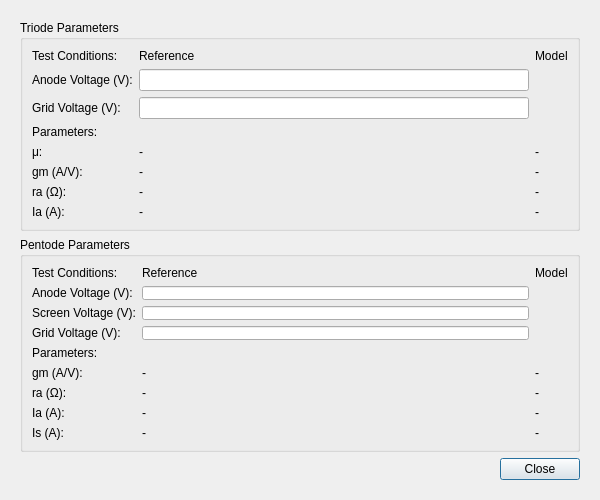
<?xml version="1.0" encoding="UTF-8"?>
<ui version="4.0">
 <class>CompareDialog</class>
 <widget class="QDialog" name="CompareDialog">
  <property name="geometry">
   <rect>
    <x>0</x>
    <y>0</y>
    <width>600</width>
    <height>500</height>
   </rect>
  </property>
  <property name="windowTitle">
   <string>Compare Model</string>
  </property>
  <widget class="QWidget" name="verticalLayoutWidget">
   <property name="geometry">
    <rect>
     <x>20</x>
     <y>20</y>
     <width>560</width>
     <height>460</height>
    </rect>
   </property>
   <layout class="QVBoxLayout" name="verticalLayout">
    <!-- Triode Section -->
    <item>
     <widget class="QGroupBox" name="triodeGroup">
      <property name="title">
       <string>Triode Parameters</string>
      </property>
      <layout class="QGridLayout" name="gridLayout">
       <item row="0" column="0">
        <widget class="QLabel" name="label">
         <property name="text">
          <string>Test Conditions:</string>
         </property>
        </widget>
       </item>
       <item row="1" column="0">
        <widget class="QLabel" name="label_2">
         <property name="text">
          <string>Anode Voltage (V):</string>
         </property>
        </widget>
       </item>
       <item row="1" column="1">
        <widget class="QLineEdit" name="anode"/>
       </item>
       <item row="2" column="0">
        <widget class="QLabel" name="label_3">
         <property name="text">
          <string>Grid Voltage (V):</string>
         </property>
        </widget>
       </item>
       <item row="2" column="1">
        <widget class="QLineEdit" name="grid"/>
       </item>
       <item row="3" column="0">
        <widget class="QLabel" name="label_4">
         <property name="text">
          <string>Parameters:</string>
         </property>
        </widget>
       </item>
       <item row="4" column="0">
        <widget class="QLabel" name="label_5">
         <property name="text">
          <string>μ:</string>
         </property>
        </widget>
       </item>
       <item row="4" column="1">
        <widget class="QLabel" name="refMu">
         <property name="text">
          <string>-</string>
         </property>
        </widget>
       </item>
       <item row="4" column="2">
        <widget class="QLabel" name="modelMu">
         <property name="text">
          <string>-</string>
         </property>
        </widget>
       </item>
       <item row="5" column="0">
        <widget class="QLabel" name="label_8">
         <property name="text">
          <string>gm (A/V):</string>
         </property>
        </widget>
       </item>
       <item row="5" column="1">
        <widget class="QLabel" name="refGm">
         <property name="text">
          <string>-</string>
         </property>
        </widget>
       </item>
       <item row="5" column="2">
        <widget class="QLabel" name="modelGm">
         <property name="text">
          <string>-</string>
         </property>
        </widget>
       </item>
       <item row="6" column="0">
        <widget class="QLabel" name="label_11">
         <property name="text">
          <string>ra (Ω):</string>
         </property>
        </widget>
       </item>
       <item row="6" column="1">
        <widget class="QLabel" name="refRa">
         <property name="text">
          <string>-</string>
         </property>
        </widget>
       </item>
       <item row="6" column="2">
        <widget class="QLabel" name="modelRa">
         <property name="text">
          <string>-</string>
         </property>
        </widget>
       </item>
       <item row="7" column="0">
        <widget class="QLabel" name="label_14">
         <property name="text">
          <string>Ia (A):</string>
         </property>
        </widget>
       </item>
       <item row="7" column="1">
        <widget class="QLabel" name="refIa">
         <property name="text">
          <string>-</string>
         </property>
        </widget>
       </item>
       <item row="7" column="2">
        <widget class="QLabel" name="modelIa">
         <property name="text">
          <string>-</string>
         </property>
        </widget>
       </item>
       <item row="0" column="1">
        <widget class="QLabel" name="label_17">
         <property name="text">
          <string>Reference</string>
         </property>
        </widget>
       </item>
       <item row="0" column="2">
        <widget class="QLabel" name="label_18">
         <property name="text">
          <string>Model</string>
         </property>
        </widget>
       </item>
      </layout>
     </widget>
    </item>
    
    <!-- Pentode Section -->
    <item>
     <widget class="QGroupBox" name="pentodeGroup">
      <property name="title">
       <string>Pentode Parameters</string>
      </property>
      <layout class="QGridLayout" name="gridLayout_2">
       <item row="0" column="0">
        <widget class="QLabel" name="label_19">
         <property name="text">
          <string>Test Conditions:</string>
         </property>
        </widget>
       </item>
       <item row="1" column="0">
        <widget class="QLabel" name="label_20">
         <property name="text">
          <string>Anode Voltage (V):</string>
         </property>
        </widget>
       </item>
       <item row="1" column="1">
        <widget class="QLineEdit" name="anodeP"/>
       </item>
       <item row="2" column="0">
        <widget class="QLabel" name="label_21">
         <property name="text">
          <string>Screen Voltage (V):</string>
         </property>
        </widget>
       </item>
       <item row="2" column="1">
        <widget class="QLineEdit" name="screen"/>
       </item>
       <item row="3" column="0">
        <widget class="QLabel" name="label_22">
         <property name="text">
          <string>Grid Voltage (V):</string>
         </property>
        </widget>
       </item>
       <item row="3" column="1">
        <widget class="QLineEdit" name="gridP"/>
       </item>
       <item row="4" column="0">
        <widget class="QLabel" name="label_23">
         <property name="text">
          <string>Parameters:</string>
         </property>
        </widget>
       </item>
       <item row="5" column="0">
        <widget class="QLabel" name="label_24">
         <property name="text">
          <string>gm (A/V):</string>
         </property>
        </widget>
       </item>
       <item row="5" column="1">
        <widget class="QLabel" name="pentodeRefGm">
         <property name="text">
          <string>-</string>
         </property>
        </widget>
       </item>
       <item row="5" column="2">
        <widget class="QLabel" name="pentodeModelGm">
         <property name="text">
          <string>-</string>
         </property>
        </widget>
       </item>
       <item row="6" column="0">
        <widget class="QLabel" name="label_27">
         <property name="text">
          <string>ra (Ω):</string>
         </property>
        </widget>
       </item>
       <item row="6" column="1">
        <widget class="QLabel" name="pentodeRefRa">
         <property name="text">
          <string>-</string>
         </property>
        </widget>
       </item>
       <item row="6" column="2">
        <widget class="QLabel" name="pentodeModelRa">
         <property name="text">
          <string>-</string>
         </property>
        </widget>
       </item>
       <item row="7" column="0">
        <widget class="QLabel" name="label_30">
         <property name="text">
          <string>Ia (A):</string>
         </property>
        </widget>
       </item>
       <item row="7" column="1">
        <widget class="QLabel" name="pentodeRefIa">
         <property name="text">
          <string>-</string>
         </property>
        </widget>
       </item>
       <item row="7" column="2">
        <widget class="QLabel" name="pentodeModelIa">
         <property name="text">
          <string>-</string>
         </property>
        </widget>
       </item>
       <item row="8" column="0">
        <widget class="QLabel" name="label_33">
         <property name="text">
          <string>Is (A):</string>
         </property>
        </widget>
       </item>
       <item row="8" column="1">
        <widget class="QLabel" name="pentodeRefIs">
         <property name="text">
          <string>-</string>
         </property>
        </widget>
       </item>
       <item row="8" column="2">
        <widget class="QLabel" name="pentodeModelIs">
         <property name="text">
          <string>-</string>
         </property>
        </widget>
       </item>
       <item row="0" column="1">
        <widget class="QLabel" name="label_36">
         <property name="text">
          <string>Reference</string>
         </property>
        </widget>
       </item>
       <item row="0" column="2">
        <widget class="QLabel" name="label_37">
         <property name="text">
          <string>Model</string>
         </property>
        </widget>
       </item>
      </layout>
     </widget>
    </item>
    
    <!-- Close Button -->
    <item>
     <layout class="QHBoxLayout" name="horizontalLayout">
      <item>
       <spacer name="horizontalSpacer">
        <property name="orientation">
         <enum>Qt::Horizontal</enum>
        </property>
        <property name="sizeHint" stdset="0">
         <size>
          <width>40</width>
          <height>20</height>
         </size>
        </property>
       </spacer>
      </item>
      <item>
       <widget class="QPushButton" name="pushButton">
        <property name="text">
         <string>Close</string>
        </property>
       </widget>
      </item>
     </layout>
    </item>
   </layout>
  </widget>
 </widget>
 <resources/>
 <connections/>
</ui>
